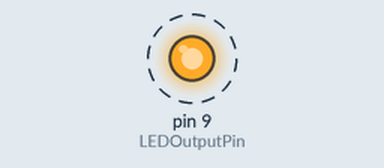
Recording of a sketch running on a simulated Arduino Uno, built with avr-gcc and run on an emulated ATmega328P. On the bench: output pins drawn as LEDs (lit = HIGH). Dashed ring = blinking.

Above: at 0.5 s.
Timing chart, 0 to 4.6 s (numbered marks = the images above):
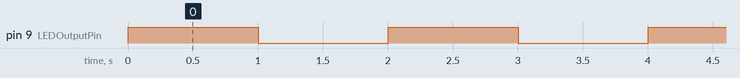

The sketch:

1LEDblinking1Hz.ino
```cpp
int LEDOutputPin = 9; //Use Pin 9 for Output.

void setup() {
  // put your setup code here, to run once:
  pinMode(LEDOutputPin, OUTPUT); // Tells arduino that we will be using Pin 9 for Output.
}

void blinkEveryHz() {
  digitalWrite(LEDOutputPin, HIGH); // First: Turns ON
  delay(1000); // Frequency of 1Hz
  digitalWrite(LEDOutputPin, LOW); // After delay: Turns OFF
  delay(1000); // Frequency of 1Hz
}

void loop() {
  // put your main code here, to run repeatedly:
  blinkEveryHz();
}
```

Measured:
- by itself, pin 9 (LEDOutputPin): alternates HIGH for 1.0 s and LOW for 1.0 s
